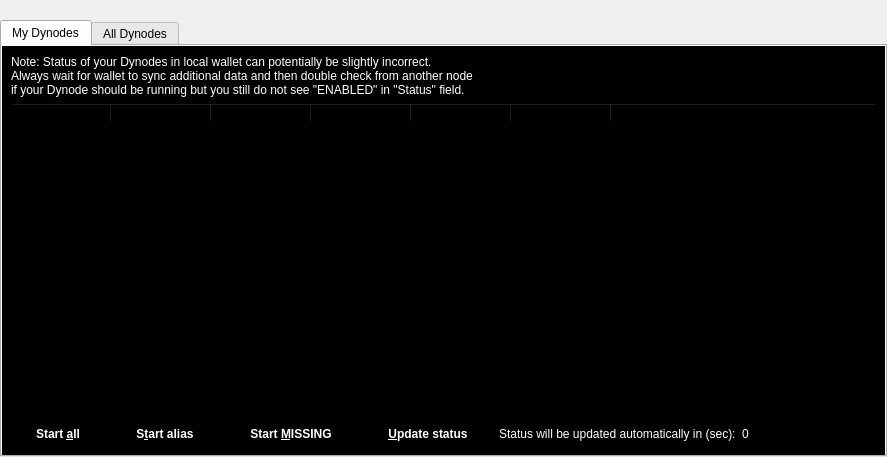
<?xml version="1.0" encoding="UTF-8"?>
<ui version="4.0">
 <class>DynodeList</class>
 <widget class="QWidget" name="DynodeList">
  <property name="geometry">
   <rect>
    <x>0</x>
    <y>0</y>
    <width>887</width>
    <height>457</height>
   </rect>
  </property>
  <property name="windowTitle">
   <string>Form</string>
  </property>
  <layout class="QVBoxLayout" name="topLayout">
   <property name="leftMargin">
    <number>0</number>
   </property>
   <property name="topMargin">
    <number>0</number>
   </property>
   <property name="rightMargin">
    <number>0</number>
   </property>
   <property name="bottomMargin">
    <number>0</number>
   </property>
   <item>
    <layout class="QVBoxLayout" name="verticalLayout">
     <property name="bottomMargin">
      <number>0</number>
     </property>
     <item>
      <spacer name="horizontalSpacer0">
       <property name="orientation">
        <enum>Qt::Horizontal</enum>
       </property>
       <property name="sizeHint" stdset="0">
        <size>
         <width>40</width>
         <height>20</height>
        </size>
       </property>
      </spacer>
     </item>
     <item>
      <widget class="QTabWidget" name="tabWidget">
       <property name="styleSheet">
        <string notr="true">QTabWidget:tab-bar { alignment: left; }
QTabBar { alignment: left; }
</string>
       </property>
       <property name="currentIndex">
        <number>0</number>
       </property>
       <widget class="QWidget" name="tabMyDynodes">
        <property name="styleSheet">
         <string notr="true">background-color: rgb(0, 0, 0);
color: rgb(255, 255, 255);</string>
        </property>
        <attribute name="title">
         <string>My Dynodes</string>
        </attribute>
        <layout class="QGridLayout" name="gridLayout_2">
         <item row="0" column="0">
          <layout class="QVBoxLayout" name="verticalLayout_2">
           <property name="bottomMargin">
            <number>0</number>
           </property>
           <item>
            <layout class="QHBoxLayout" name="horizontalLayout_note">
             <property name="bottomMargin">
              <number>0</number>
             </property>
             <item>
              <widget class="QLabel" name="updateNote">
               <property name="styleSheet">
                <string notr="true">background-color: rgb(0, 0, 0);
color: rgb(255, 255, 255);</string>
               </property>
               <property name="text">
                <string>Note: Status of your Dynodes in local wallet can potentially be slightly incorrect.&lt;br /&gt;Always wait for wallet to sync additional data and then double check from another node&lt;br /&gt;if your Dynode should be running but you still do not see "ENABLED" in "Status" field.</string>
               </property>
              </widget>
             </item>
            </layout>
           </item>
           <item>
            <widget class="QTableWidget" name="tableWidgetMyDynodes">
             <property name="minimumSize">
              <size>
               <width>695</width>
               <height>0</height>
              </size>
             </property>
             <property name="styleSheet">
              <string notr="true">color: rgb(0, 0, 0);
background-color:(255,255,255);</string>
             </property>
             <property name="editTriggers">
              <set>QAbstractItemView::NoEditTriggers</set>
             </property>
             <property name="alternatingRowColors">
              <bool>true</bool>
             </property>
             <property name="selectionMode">
              <enum>QAbstractItemView::SingleSelection</enum>
             </property>
             <property name="selectionBehavior">
              <enum>QAbstractItemView::SelectRows</enum>
             </property>
             <property name="sortingEnabled">
              <bool>true</bool>
             </property>
             <attribute name="horizontalHeaderStretchLastSection">
              <bool>true</bool>
             </attribute>
             <column>
              <property name="text">
               <string>Alias</string>
              </property>
             </column>
             <column>
              <property name="text">
               <string>Address</string>
              </property>
             </column>
             <column>
              <property name="text">
               <string>Protocol</string>
              </property>
             </column>
             <column>
              <property name="text">
               <string>Status</string>
              </property>
             </column>
             <column>
              <property name="text">
               <string>Active</string>
              </property>
             </column>
             <column>
              <property name="text">
               <string>Last Seen</string>
              </property>
             </column>
             <column>
              <property name="text">
               <string>Payee</string>
              </property>
             </column>
            </widget>
           </item>
           <item>
            <layout class="QHBoxLayout" name="horizontalLayout_5">
             <property name="bottomMargin">
              <number>0</number>
             </property>
             <item>
              <widget class="QPushButton" name="startAllButton">
               <property name="styleSheet">
                <string notr="true">QWidget#DynodeList .QPushButton#startAllButton {
background-color:qlineargradient(x1: 0, y1: 0, x2: 0, y2: 1, stop: .01 #8F5BA3, stop: .1 #771F99, stop: .95 #771F99, stop: 1 #520072);
border:0;
border-radius:3px;
color:#ffffff;
font-size:12px;
font-weight:bold;
padding-left:25px;
padding-right:25px;
padding-top:5px;
padding-bottom:5px;
}

QWidget#DynodeList .QPushButton#startAllButton:hover {
background-color:qlineargradient(x1: 0, y1: 0, x2: 0, y2: 1, stop: .01 #BA77D4, stop: .1 #9F2DCC, stop: .95 #9F2DCC, stop: 1 #7400A1);
border:0;
border-radius:3px;
color:#ffffff;
font-size:12px;
font-weight:bold;
padding-left:25px;
padding-right:25px;
padding-top:5px;
padding-bottom:5px;
}

QWidget#DynodeList .QPushButton#startAllButton:pressed {
background-color:qlineargradient(x1: 0, y1: 0, x2: 0, y2: 1, stop: .01 #8F5BA3, stop: .1 #771F99, stop: .95 #771F99, stop: 1 #520072);
border:0;
border-radius:3px;
color:#ffffff;
font-size:12px;
font-weight:bold;
padding-left:25px;
padding-right:25px;
padding-top:5px;
padding-bottom:5px;
}</string>
               </property>
               <property name="text">
                <string>Start &amp;all</string>
               </property>
              </widget>
             </item>
             <item>
              <widget class="QPushButton" name="startButton">
               <property name="styleSheet">
                <string notr="true">QWidget#DynodeList .QPushButton#startButton {
background-color:qlineargradient(x1: 0, y1: 0, x2: 0, y2: 1, stop: .01 #8F5BA3, stop: .1 #771F99, stop: .95 #771F99, stop: 1 #520072);
border:0;
border-radius:3px;
color:#ffffff;
font-size:12px;
font-weight:bold;
padding-left:25px;
padding-right:25px;
padding-top:5px;
padding-bottom:5px;
}

QWidget#DynodeList .QPushButton#startButton:hover {
background-color:qlineargradient(x1: 0, y1: 0, x2: 0, y2: 1, stop: .01 #BA77D4, stop: .1 #9F2DCC, stop: .95 #9F2DCC, stop: 1 #7400A1);
border:0;
border-radius:3px;
color:#ffffff;
font-size:12px;
font-weight:bold;
padding-left:25px;
padding-right:25px;
padding-top:5px;
padding-bottom:5px;
}

QWidget#DynodeList .QPushButton#startButton:pressed {
background-color:qlineargradient(x1: 0, y1: 0, x2: 0, y2: 1, stop: .01 #8F5BA3, stop: .1 #771F99, stop: .95 #771F99, stop: 1 #520072);
border:0;
border-radius:3px;
color:#ffffff;
font-size:12px;
font-weight:bold;
padding-left:25px;
padding-right:25px;
padding-top:5px;
padding-bottom:5px;
}</string>
               </property>
               <property name="text">
                <string>S&amp;tart alias</string>
               </property>
              </widget>
             </item>
             <item>
              <widget class="QPushButton" name="startMissingButton">
               <property name="styleSheet">
                <string notr="true">QWidget#DynodeList .QPushButton#startMissingButton {
background-color:qlineargradient(x1: 0, y1: 0, x2: 0, y2: 1, stop: .01 #8F5BA3, stop: .1 #771F99, stop: .95 #771F99, stop: 1 #520072);
border:0;
border-radius:3px;
color:#ffffff;
font-size:12px;
font-weight:bold;
padding-left:25px;
padding-right:25px;
padding-top:5px;
padding-bottom:5px;
}

QWidget#DynodeList .QPushButton#startMissingButton:hover {
background-color:qlineargradient(x1: 0, y1: 0, x2: 0, y2: 1, stop: .01 #BA77D4, stop: .1 #9F2DCC, stop: .95 #9F2DCC, stop: 1 #7400A1);
border:0;
border-radius:3px;
color:#ffffff;
font-size:12px;
font-weight:bold;
padding-left:25px;
padding-right:25px;
padding-top:5px;
padding-bottom:5px;
}

QWidget#DynodeList .QPushButton#startMissingButton:pressed {
background-color:qlineargradient(x1: 0, y1: 0, x2: 0, y2: 1, stop: .01 #8F5BA3, stop: .1 #771F99, stop: .95 #771F99, stop: 1 #520072);
border:0;
border-radius:3px;
color:#ffffff;
font-size:12px;
font-weight:bold;
padding-left:25px;
padding-right:25px;
padding-top:5px;
padding-bottom:5px;
}</string>
               </property>
               <property name="text">
                <string>Start &amp;MISSING</string>
               </property>
              </widget>
             </item>
             <item>
              <widget class="QPushButton" name="UpdateButton">
               <property name="styleSheet">
                <string notr="true">QWidget#DynodeList .QPushButton#UpdateButton {
background-color:qlineargradient(x1: 0, y1: 0, x2: 0, y2: 1, stop: .01 #8F5BA3, stop: .1 #771F99, stop: .95 #771F99, stop: 1 #520072);
border:0;
border-radius:3px;
color:#ffffff;
font-size:12px;
font-weight:bold;
padding-left:25px;
padding-right:25px;
padding-top:5px;
padding-bottom:5px;
}

QWidget#DynodeList .QPushButton#UpdateButton:hover {
background-color:qlineargradient(x1: 0, y1: 0, x2: 0, y2: 1, stop: .01 #BA77D4, stop: .1 #9F2DCC, stop: .95 #9F2DCC, stop: 1 #7400A1);
border:0;
border-radius:3px;
color:#ffffff;
font-size:12px;
font-weight:bold;
padding-left:25px;
padding-right:25px;
padding-top:5px;
padding-bottom:5px;
}

QWidget#DynodeList .QPushButton#UpdateButton:pressed {
background-color:qlineargradient(x1: 0, y1: 0, x2: 0, y2: 1, stop: .01 #8F5BA3, stop: .1 #771F99, stop: .95 #771F99, stop: 1 #520072);
border:0;
border-radius:3px;
color:#ffffff;
font-size:12px;
font-weight:bold;
padding-left:25px;
padding-right:25px;
padding-top:5px;
padding-bottom:5px;
}</string>
               </property>
               <property name="text">
                <string>&amp;Update status</string>
               </property>
              </widget>
             </item>
             <item>
              <widget class="QLabel" name="autoupdate_label">
               <property name="text">
                <string>Status will be updated automatically in (sec):</string>
               </property>
              </widget>
             </item>
             <item>
              <widget class="QLabel" name="secondsLabel">
               <property name="text">
                <string>0</string>
               </property>
              </widget>
             </item>
             <item>
              <spacer name="horizontalSpacer_5">
               <property name="orientation">
                <enum>Qt::Horizontal</enum>
               </property>
               <property name="sizeHint" stdset="0">
                <size>
                 <width>40</width>
                 <height>20</height>
                </size>
               </property>
              </spacer>
             </item>
            </layout>
           </item>
          </layout>
         </item>
        </layout>
       </widget>
       <widget class="QWidget" name="tabAllDynodes">
        <property name="styleSheet">
         <string notr="true">background-color: rgb(0, 0, 0);
color: rgb(255, 255, 255);</string>
        </property>
        <attribute name="title">
         <string>All Dynodes</string>
        </attribute>
        <layout class="QGridLayout" name="gridLayout">
         <item row="1" column="0">
          <widget class="QTableWidget" name="tableWidgetDynodes">
           <property name="styleSheet">
            <string notr="true">color: rgb(0, 0, 0);
background-color:(255,255,255);</string>
           </property>
           <property name="editTriggers">
            <set>QAbstractItemView::NoEditTriggers</set>
           </property>
           <property name="alternatingRowColors">
            <bool>true</bool>
           </property>
           <property name="selectionBehavior">
            <enum>QAbstractItemView::SelectRows</enum>
           </property>
           <property name="sortingEnabled">
            <bool>true</bool>
           </property>
           <attribute name="horizontalHeaderStretchLastSection">
            <bool>true</bool>
           </attribute>
           <column>
            <property name="text">
             <string>Address</string>
            </property>
           </column>
           <column>
            <property name="text">
             <string>Protocol</string>
            </property>
           </column>
           <column>
            <property name="text">
             <string>Status</string>
            </property>
           </column>
           <column>
            <property name="text">
             <string>Active</string>
            </property>
           </column>
           <column>
            <property name="text">
             <string>Last Seen</string>
            </property>
           </column>
           <column>
            <property name="text">
             <string>Payee</string>
            </property>
           </column>
          </widget>
         </item>
         <item row="0" column="0">
          <layout class="QHBoxLayout" name="horizontalLayout_3">
           <property name="bottomMargin">
            <number>0</number>
           </property>
           <item>
            <widget class="QLabel" name="label_filter">
             <property name="styleSheet">
              <string notr="true">color: rgb(255, 255, 255);
background-color: rgb(0, 0, 0);
</string>
             </property>
             <property name="text">
              <string>Filter List:</string>
             </property>
            </widget>
           </item>
           <item>
            <widget class="QLineEdit" name="filterLineEdit">
             <property name="toolTip">
              <string>Filter Dynode list</string>
             </property>
             <property name="styleSheet">
              <string notr="true">color: rgb(0, 0, 0);
background-color: rgb(255, 255, 255);</string>
             </property>
            </widget>
           </item>
           <item>
            <spacer name="horizontalSpacer_3">
             <property name="orientation">
              <enum>Qt::Horizontal</enum>
             </property>
             <property name="sizeHint" stdset="0">
              <size>
               <width>10</width>
               <height>20</height>
              </size>
             </property>
            </spacer>
           </item>
           <item>
            <widget class="QLabel" name="label_count">
             <property name="styleSheet">
              <string notr="true">color: rgb(255, 255, 255);
background-color: rgb(0, 0, 0);</string>
             </property>
             <property name="text">
              <string>Node Count:</string>
             </property>
            </widget>
           </item>
           <item>
            <widget class="QLabel" name="countLabel">
             <property name="styleSheet">
              <string notr="true">color: rgb(255, 255, 255);
background-color: rgb(0, 0, 0);</string>
             </property>
             <property name="text">
              <string>0</string>
             </property>
            </widget>
           </item>
          </layout>
         </item>
        </layout>
       </widget>
      </widget>
     </item>
    </layout>
   </item>
  </layout>
 </widget>
 <resources/>
 <connections/>
</ui>
